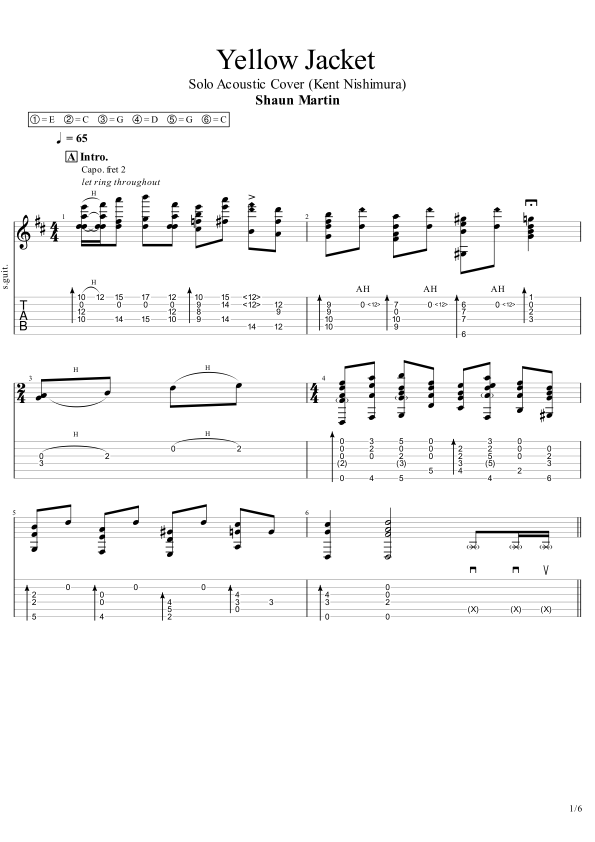
#> input picture real_training_data/images/page_1.png, 1190 x 1684 px (shown at 1/2 size)
$ python enhanced_ocr.py ../../../real_training_data/images/page_1.png
#> lines starting #> are read from the running program, lines starting #| are printed output that depends on the picture; after the words box and inside, x2 and y2 are one past the last pixel; in counts of white or black regions, pixels touching at a corner belong together
"""
Enhanced TAB OCR - Combines line removal with optimized parameters

Best configuration found through testing:
- Staff line removal: kernel=40, repair=2
- Chord grouping: x_threshold=5
- Result: 0 problems, max 5 notes per chord
"""

from dataclasses import dataclass, field
from typing import List, Dict, Optional
import numpy as np

try:
    import cv2
except ImportError:
    cv2 = None

try:
    import easyocr
except ImportError:
    easyocr = None

# Import header detector
try:
    from .header_detector import HeaderDetector, HeaderInfo
except ImportError:
    HeaderDetector = None
    HeaderInfo = None


@dataclass
class RecognizedDigit:
    """A recognized digit from TAB"""
    value: int
    x: float
    y: float
    width: int
    height: int
    confidence: float
    string_num: Optional[int] = None  # 1-6, assigned later


@dataclass
class TabChord:
    """A chord (group of simultaneous notes)"""
    notes: List[RecognizedDigit] = field(default_factory=list)
    x_position: float = 0.0

    # [4 lines left out: function frets, not called in this run]

    @property
    def confidence(self) -> float:
        return sum(n.confidence for n in self.notes) / max(len(self.notes), 1)


@dataclass
class TabSystem:
    """A TAB system (one line of 6-string tablature)"""
    digits: List[RecognizedDigit] = field(default_factory=list)
    chords: List[TabChord] = field(default_factory=list)
    y_start: float = 0.0
    y_end: float = 0.0


class EnhancedTabOCR:
    """
    Enhanced TAB OCR with optimal parameters.

    Pipeline:
    1. Remove staff lines (prevents digit connection)
    2. Binary threshold + contour detection
    3. Size filtering + scaling
    4. Individual digit OCR
    5. Tight chord grouping (x_threshold=5)
    """

    # Optimal parameters from testing
    DEFAULT_LINE_KERNEL = 40
    DEFAULT_REPAIR_KERNEL = 2
    DEFAULT_X_THRESHOLD = 5
    DEFAULT_Y_GAP_THRESHOLD = 80

    def __init__(self,
                 # Line removal
                 line_kernel: int = DEFAULT_LINE_KERNEL,
                 repair_kernel: int = DEFAULT_REPAIR_KERNEL,
                 # OCR
                 binary_threshold: int = 200,
                 min_digit_width: int = 3,
                 max_digit_width: int = 40,
                 min_digit_height: int = 5,
                 max_digit_height: int = 35,
                 min_confidence: float = 0.2,
                 scale_factor: int = 3,
                 # Grouping
                 x_threshold: float = DEFAULT_X_THRESHOLD,
                 y_gap_threshold: float = DEFAULT_Y_GAP_THRESHOLD,
                 # Hardware
                 use_gpu: bool = False):

        self.line_kernel = line_kernel
        self.repair_kernel = repair_kernel
        self.binary_threshold = binary_threshold
        self.min_digit_width = min_digit_width
        self.max_digit_width = max_digit_width
        self.min_digit_height = min_digit_height
        self.max_digit_height = max_digit_height
        self.min_confidence = min_confidence
        self.scale_factor = scale_factor
        self.x_threshold = x_threshold
        self.y_gap_threshold = y_gap_threshold
        self.use_gpu = use_gpu
        self.detect_header = True  # Auto-detect tuning/capo

        self._reader = None
        self._header_detector = None

        if cv2 is None:
            raise ImportError("OpenCV required: pip install opencv-python")

    # [5 lines left out: function header_detector, not called in this run]

    @property
    def reader(self):
        if self._reader is None:
            if easyocr is None:
                raise ImportError("EasyOCR required: pip install easyocr")
            self._reader = easyocr.Reader(['en'], gpu=self.use_gpu, verbose=False)
        return self._reader

    def process(self, image: np.ndarray, tab_systems: List = None) -> Dict:
        """
        Process TAB image with optimal pipeline.

        Returns:
            Dict with:
            - 'digits': All recognized digits
            - 'systems': TAB systems with chords
            - 'stats': Processing statistics
        """
        # Step 1: Convert to grayscale
        if len(image.shape) == 3:
            gray = cv2.cvtColor(image, cv2.COLOR_BGR2GRAY)
        else:
            gray = image.copy()

        # Step 2: Remove staff lines
        clean_gray = self._remove_lines(gray)

        # Step 3: Binary threshold
        _, binary = cv2.threshold(clean_gray, self.binary_threshold, 255, cv2.THRESH_BINARY)
        binary_inv = cv2.bitwise_not(binary)

        # Step 4: Find contours
        contours, _ = cv2.findContours(binary_inv, cv2.RETR_EXTERNAL, cv2.CHAIN_APPROX_SIMPLE)

        # Step 5: Filter candidates
        candidates = self._filter_candidates(contours)

        # Step 6: OCR each candidate
        digits = self._recognize_digits(clean_gray, candidates)

        # Step 7: Group into systems
        systems = self._group_into_systems(digits)

        # Step 8: Group into chords (tight threshold)
        for system in systems:
            system.chords = self._group_into_chords(system.digits)

        # Stats
        total_chords = sum(len(s.chords) for s in systems)
        avg_conf = sum(d.confidence for d in digits) / max(len(digits), 1)
        problems = sum(1 for s in systems for c in s.chords if len(c.notes) > 6)

        # Detect header (tuning, capo)
        header_info = None
        if self.detect_header and self.header_detector:
            try:
                header_info = self.header_detector.detect(image)
            except Exception:
                pass

        result = {
            'digits': digits,
            'systems': systems,
            'stats': {
                'total_digits': len(digits),
                'total_systems': len(systems),
                'total_chords': total_chords,
                'avg_confidence': avg_conf,
                'problems': problems
            }
        }

        if header_info:
            result['header'] = {
                'tuning': header_info.tuning,
                'capo': header_info.capo,
                'tempo': header_info.tempo,
                'time_signature': header_info.time_signature,
                'is_standard_tuning': header_info.is_standard_tuning,
                'needs_manual_tuning': header_info.needs_manual_tuning
            }

        return result

    def _remove_lines(self, gray: np.ndarray) -> np.ndarray:
        """Remove horizontal staff lines"""
        # Binary threshold (invert)
        _, binary = cv2.threshold(gray, 0, 255, cv2.THRESH_BINARY_INV + cv2.THRESH_OTSU)

        # Horizontal kernel
        h_kernel = cv2.getStructuringElement(cv2.MORPH_RECT, (self.line_kernel, 1))

        # Detect lines
        lines = cv2.morphologyEx(binary, cv2.MORPH_OPEN, h_kernel, iterations=2)

        # Remove lines
        result = gray.copy()
        result[lines == 255] = 255

        # Repair digits
        if self.repair_kernel > 0:
            repair_k = cv2.getStructuringElement(
                cv2.MORPH_RECT, (self.repair_kernel, self.repair_kernel)
            )
            result_inv = cv2.bitwise_not(result)
            result_inv = cv2.dilate(result_inv, repair_k, iterations=1)
            result = cv2.bitwise_not(result_inv)

        return result

    def _filter_candidates(self, contours) -> List[tuple]:
        """Filter contours to digit candidates"""
        candidates = []
        for cnt in contours:
            x, y, w, h = cv2.boundingRect(cnt)

            if not (self.min_digit_width <= w <= self.max_digit_width):
                continue
            if not (self.min_digit_height <= h <= self.max_digit_height):
                continue

            aspect = w / h if h > 0 else 0
            if not (0.2 <= aspect <= 2.0):
                continue

            candidates.append((x, y, w, h))

        return candidates

    def _recognize_digits(self, gray: np.ndarray, candidates: List[tuple]) -> List[RecognizedDigit]:
        """OCR each digit"""
        digits = []

        for x, y, w, h in candidates:
            # Extract with padding
            pad = 5
            x1, y1 = max(0, x-pad), max(0, y-pad)
            x2, y2 = min(gray.shape[1], x+w+pad), min(gray.shape[0], y+h+pad)
            roi = gray[y1:y2, x1:x2]

            # Scale up
            if self.scale_factor > 1:
                roi = cv2.resize(roi, None, fx=self.scale_factor, fy=self.scale_factor,
                                interpolation=cv2.INTER_CUBIC)

            # Add border
            roi = cv2.copyMakeBorder(roi, 10, 10, 10, 10, cv2.BORDER_CONSTANT, value=255)

            # OCR
            results = self.reader.readtext(roi, allowlist='0123456789', paragraph=False)

            if results:
                _, text, conf = results[0]
                try:
                    value = int(text.strip())
                    if 0 <= value <= 24 and conf >= self.min_confidence:
                        digits.append(RecognizedDigit(
                            value=value,
                            x=x + w/2,
                            y=y + h/2,
                            width=w,
                            height=h,
                            confidence=conf
                        ))
                except ValueError:
                    pass

        return digits

    # [55 lines left out: functions _group_into_systems, _group_into_chords, not called in this run]

    def process_file(self, path: str) -> Dict:
        """Process image file"""
        image = cv2.imread(path)
#> image is the input picture: shape (1684, 1190, 3); min 0, max 255, mean 247.3
        if image is None:
            raise ValueError(f"Could not read: {path}")
        return self.process(image)
#> in _remove_lines, `_, binary = cv2.threshold(gray, 0, 255, cv2.THRESH_BINARY_INV + cv2.TH..`:
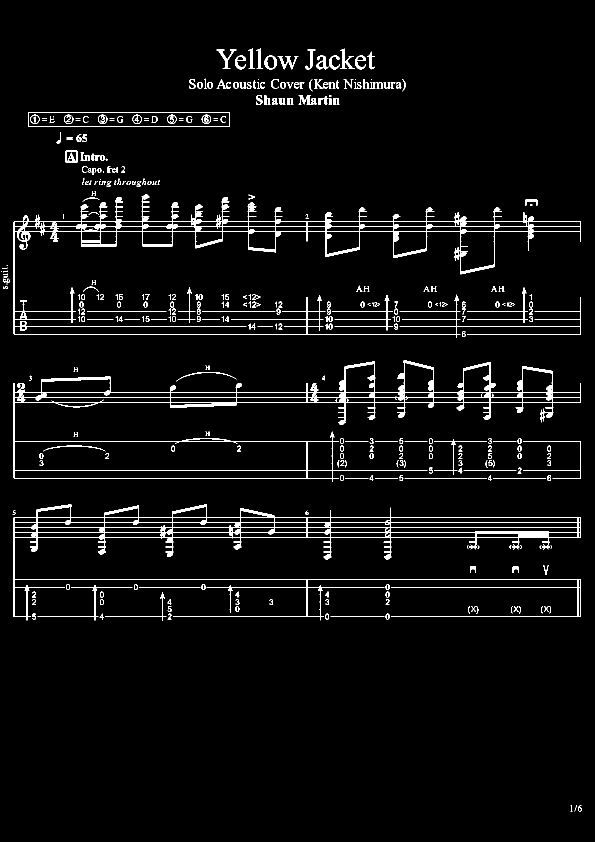
#> binary: shape (1684, 1190) (shown at 1/2 size); 3.6% white; 370 white regions (64 under 20 px), largest, box (x1, y1, x2, y2) and area: (27, 389, 1162, 676) 18612, (27, 1008, 1162, 1241) 15626, (27, 720, 1162, 964) 15132
#> in _remove_lines, `lines = cv2.morphologyEx(binary, cv2.MORPH_OPEN, h_kernel, iterations=2)`:
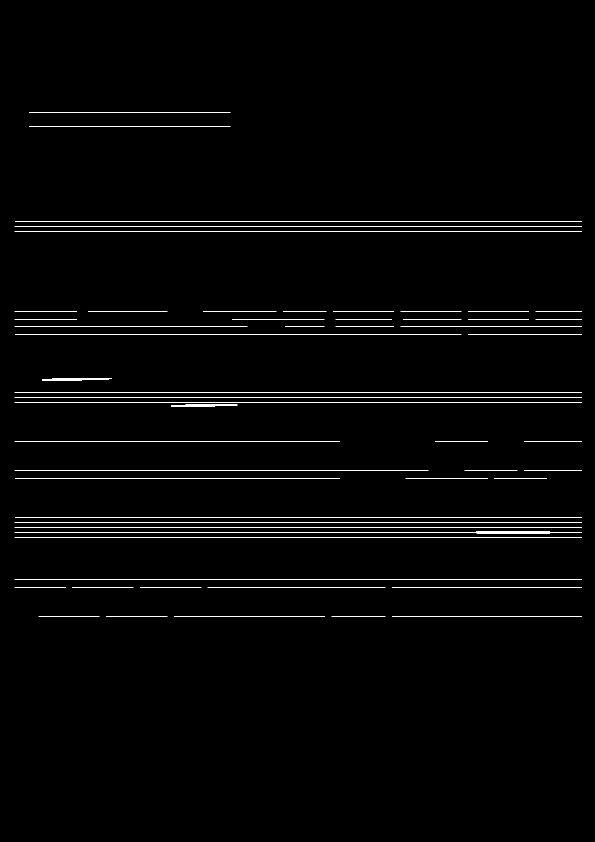
#> lines: shape (1684, 1190) (shown at 1/2 size); 1.2% white in thin lines or dots, all inside (x1, y1, x2, y2) = (29, 224, 1164, 1234)
#> in _remove_lines, `result[lines == 255] = 255`:
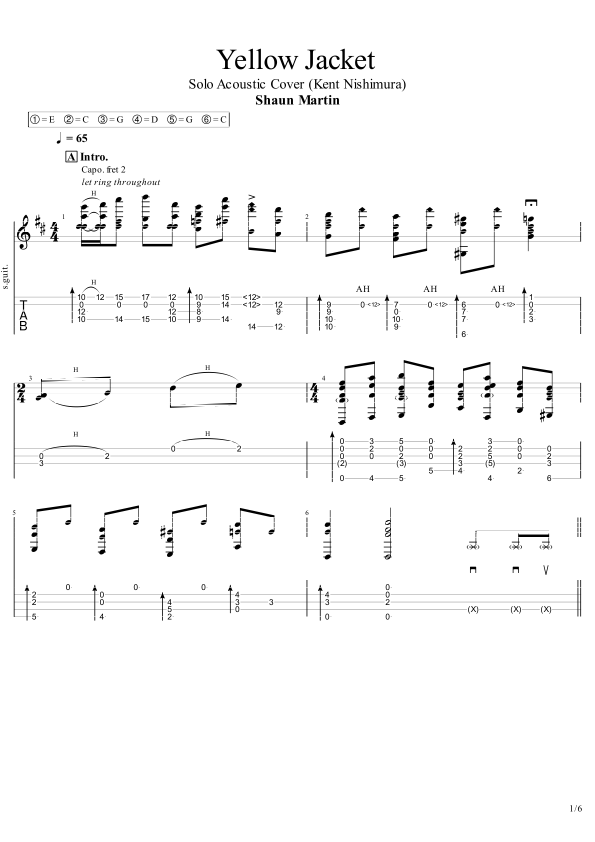
#> result: shape (1684, 1190) (shown at 1/2 size); min 0, max 255, mean 248.9
#> in _remove_lines, `result_inv = cv2.dilate(result_inv, repair_k, iterations=1)`:
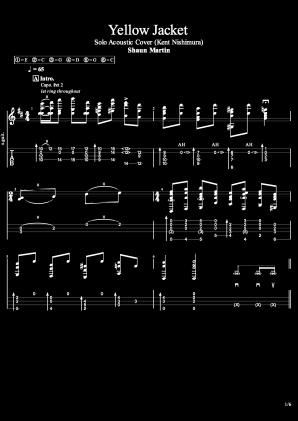
#> result_inv: shape (1684, 1190) (shown at 1/4 size); min 0, max 255, mean 9.5
#> in process, `_, binary = cv2.threshold(clean_gray, self.binary_threshold, 255, cv2...`:
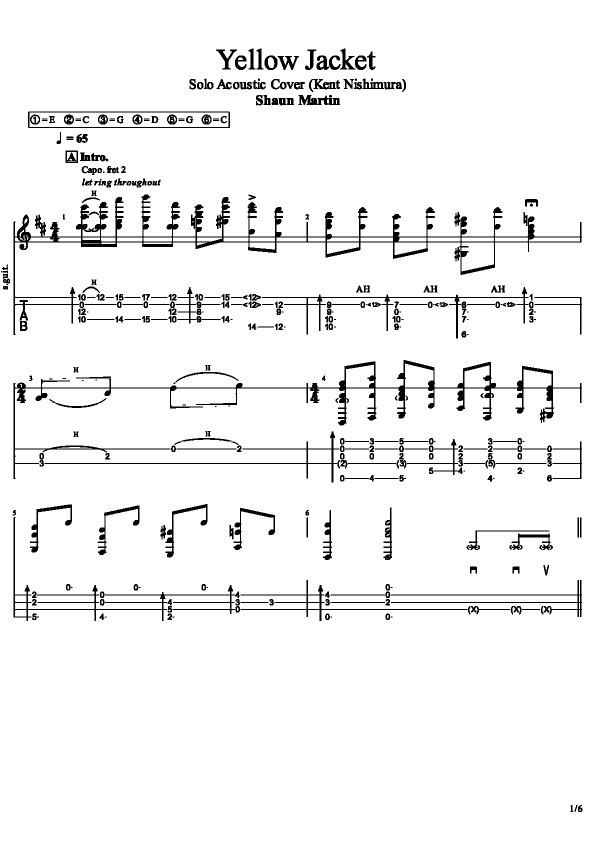
#> binary: shape (1684, 1190) (shown at 1/2 size); 95% white; 386 black regions (47 under 20 px), largest, box (x1, y1, x2, y2) and area: (27, 389, 1164, 670) 21900, (27, 720, 1164, 958) 14339, (27, 1034, 480, 1242) 4129
#> in process, `binary_inv = cv2.bitwise_not(binary)`:
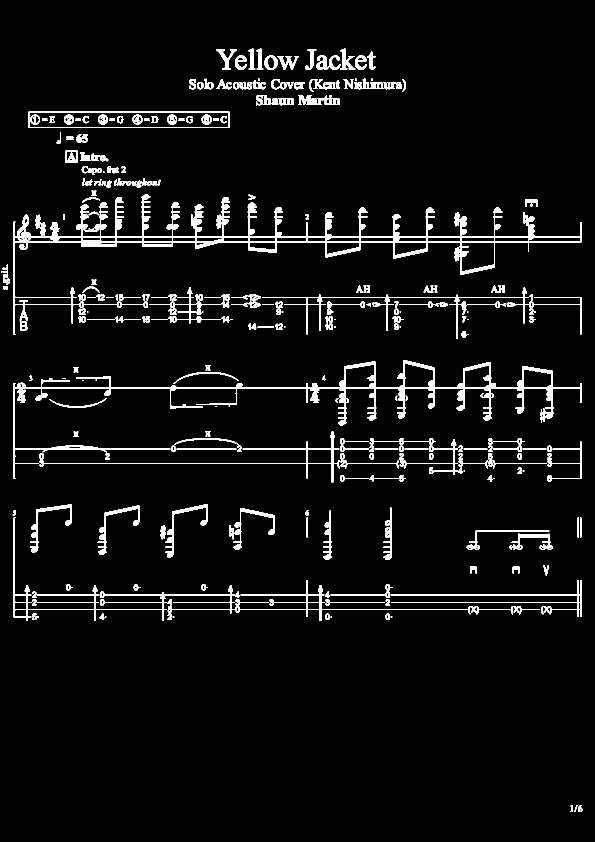
#> binary_inv: shape (1684, 1190) (shown at 1/2 size); 5% white; 386 white regions (47 under 20 px)
#> in process, `contours, _ = cv2.findContours(binary_inv, cv2.RETR_EXTERNAL, cv2.CHAI..`: contours = 362 contours, 52 with area under 20; largest, box (x1, y1, x2, y2) and area: (27, 389, 1164, 670) 34590, (27, 720, 1164, 958) 19226, (56, 223, 460, 256) 12894, (27, 1034, 480, 1242) 3406, (89, 863, 679, 965) 2600
#> the loop in _filter_candidates, `for cnt in contours:` made 362 passes
#> (x, y, w, h, aspect) on passes 1 to 3: (1156, 1610, 9, 14, 0.643), (1149, 1610, 6, 14, 0.429), (1141, 1610, 5, 14, 0.357)
#> after the loop in _filter_candidates, `for cnt in contours:`: candidates = 232 items, first 6: (1156, 1610, 9, 14), (1149, 1610, 6, 14), (1141, 1610, 5, 14), (771, 1227, 9, 13), (650, 1227, 10, 13), (335, 1227, 9, 13)
#> the loop in _recognize_digits, `for x, y, w, h in candidates:` made 1 pass
#> (x, y, w, h, pad, x1, y1, x2) on pass 1: (1156, 1610, 9, 14, 5, 1151, 1605, 1170)
#> pass 1, in _recognize_digits, `roi = cv2.copyMakeBorder(roi, 10, 10, 10, 10, cv2.BORDER_CONSTANT, val..`:
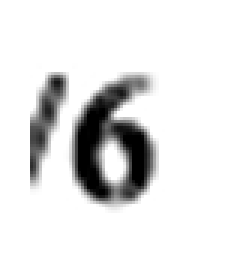
#> roi: shape (92, 77) (shown 3 times larger); min 0, max 255, mean 228.1
#> after the loop in _recognize_digits, `for x, y, w, h in candidates:`: digits = []


# CLI
if __name__ == '__main__':
    import sys

    if len(sys.argv) < 2:
        print("Usage: python enhanced_ocr.py <image_path>")
        sys.exit(1)

    path = sys.argv[1]
    print(f"Processing: {path}")
    print("="*60)

    ocr = EnhancedTabOCR()
#> (the run stopped early here; a loop or call above may not have finished)
